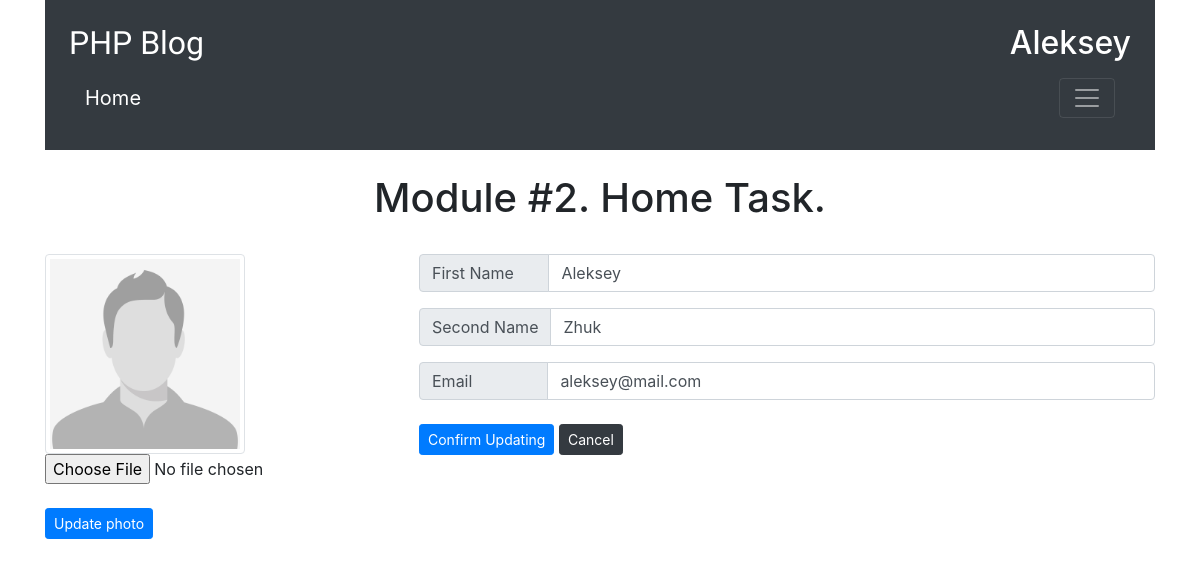
The app's page /profile.php (signed in) with its own data.
### tables this page shows
CREATE TABLE `users` (
  `Id` int(10) UNSIGNED NOT NULL,
  `firstname` varchar(20) NOT NULL,
  `secondname` varchar(20) NOT NULL,
  `login` varchar(20) NOT NULL,
  `email` varchar(50) NOT NULL,
  `password` varchar(32) NOT NULL,
  `userphoto` varchar(255) NOT NULL
);

### engine.php (called while the page is built, shortened)
<?php
    $PathFiles = "photos/";
    $Avatar = "default_user_photo.jpg";
    $DefaultUserPhoto = $PathFiles.$Avatar;
?>

### profile.php (the view, shortened to what this page needs)
<?php
    include 'engine.php';
    $User_ID = $_SESSION['userid'];
    $pdo = new PDO($MySQL_Path, $DataBaseLogin, $DataBasePass);
    $select_user = $pdo -> query("SELECT * FROM users WHERE Id='$User_ID'");
    $received_user = $select_user -> fetch(PDO::FETCH_ASSOC);
    $FirstName = $received_user['firstname'];
    $SecondName = $received_user['secondname'];
    $Email = $received_user['email'];
    $UserPhoto = $received_user['userphoto'];
?>
<!DOCTYPE html>
    <html lang="en">
    <head>
        <link rel="stylesheet" href="https://stackpath.bootstrapcdn.com/bootstrap/4.2.1/css/bootstrap.min.css">
    </head>
    <body>
        <div class="container">
            <div class="bg-dark p-4">
                <div class=row>
                    <div class="col-sm" style="font-family: 'Audiowide', cursive; color:white">
                        <h2>PHP Blog<h2>
                    </div>
                    <div class="col-sm">
                        <h2 class="text-right" style="color:white">
                            <?php
                                    if (!isset($_SESSION['userlogin'])){
                                        echo "Wellcome!";
                                    }
                                    else{
                                        echo $_SESSION['userlogin'];
                                    }
                                ?>
                        </h2>
                    </div>
                </div>
                <nav class="navbar navbar-dark bg-dark">
                <a class="navbar-brand" href="index.php">Home</a>
                <button class="navbar-toggler" type="button" data-toggle="collapse" data-target="#navbarTogglerDemo02" aria-controls="navbarTogglerDemo02" aria-expanded="false" aria-label="Toggle navigation">
                    <span class="navbar-toggler-icon"></span>
                </button>
            </nav>
            </div>
        </div>
        <div class="container">
            <br>
            <h1 class="text-center">Module #2. Home Task.</h1>
            <br>
            <div class="row">
                <div class="col-md-auto">
                    <?
                        if(!empty($UserPhoto)){
                            echo '<img src="'.$PathFiles.$UserPhoto.'" alt="..." class="img-thumbnail" width="200px">';
                        }
                        else{
                            echo '<img src="'.$DefaultUserPhoto.'" alt="..." class="img-thumbnail" width="200px">';
                        }
                    ?>
                    <form action="uploadingphoto.php" method="POST" enctype="multipart/form-data">
                        <input name="user_photo" type="file">
                        <br><br>
                        <button type="submit" class="btn btn-primary btn-sm">Update photo</button>
                    </form>
                </div>
                <div class="col-sm">
                    <form action="user_update.php" method="POST">
                        <div class="input-group mb-3">
                            <div class="input-group-prepend">
                                <span class="input-group-text" id="basic-addon1">First Name &nbsp;&nbsp;&nbsp;&nbsp;</span>
                            </div>
                            <input name="First_Name" class="form-control" value="<?php echo $FirstName?>" aria-label="Postname" aria-describedby="basic-addon1">
                        </div>
                        <div class="input-group mb-3">
                            <div class="input-group-prepend">
                                <span class="input-group-text" id="basic-addon1">Second Name</span>
                            </div>
                            <input type="text" name="Second_Name" maxlength="255" class="form-control" value="<?php echo $SecondName?>" aria-label="Postname" aria-describedby="basic-addon1">
                        </div>
                        <div class="input-group">
                            <div class="input-group-prepend">
                                <span class="input-group-text">Email &nbsp;&nbsp;&nbsp;&nbsp;&nbsp;&nbsp;&nbsp;&nbsp;&nbsp;&nbsp;&nbsp;&nbsp;&nbsp;</span>
                            </div>
                            <input name="Email" maxlength="255" class="form-control" aria-label="Postext" value="<?php echo $Email?>">
                        </div>
                        <br>
                        <button type="submit" class="btn btn-primary btn-sm">Confirm Updating</button>
                        <button type="button" class="btn btn-dark btn-sm" onclick="document.location='index.php'">Cancel</button>
                    </form>
                </div>
            </div>
        </div>
        <br>
    </body>
</html>

### records on screen
users: First_Name "Aleksey", Second_Name "Zhuk", Email "aleksey@mail.com"

### other values on screen
$_SESSION['userlogin'] "Aleksey"
